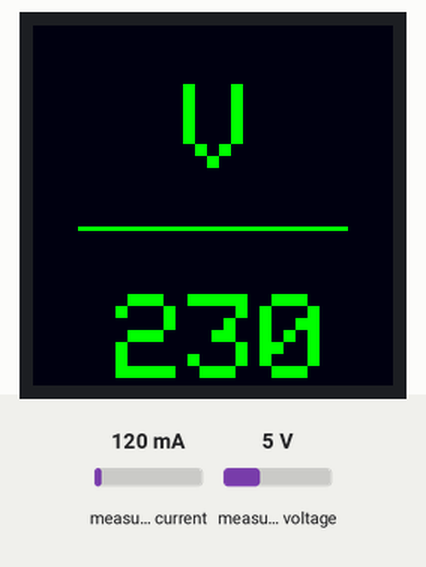
Simulated run of this sketch. Board: ESP32. On the bench: 240×240 colour display. Inputs (shaded band) come from the test bench; at power-on: measured current 120 mA, measured voltage 5 V.

Above: at 1.3 s.
1.4 s: measured current set to 40 mA
At 7.74 s:
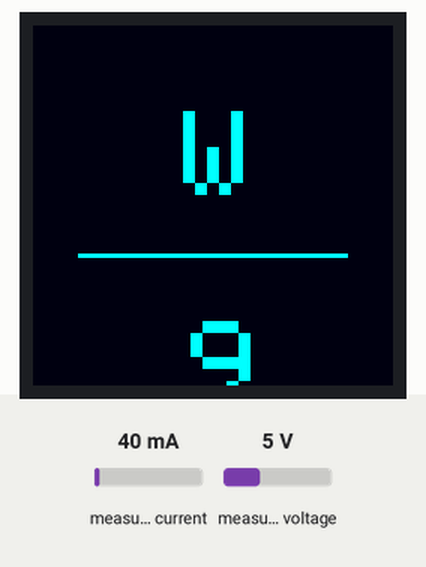
8.9 s: measured voltage set to 0.3 V
At 15.3 s:
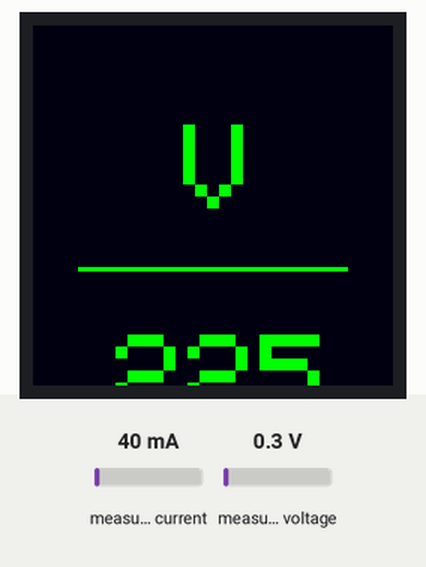
17.2 s: measured current set to 500 mA
At 18.67 s:
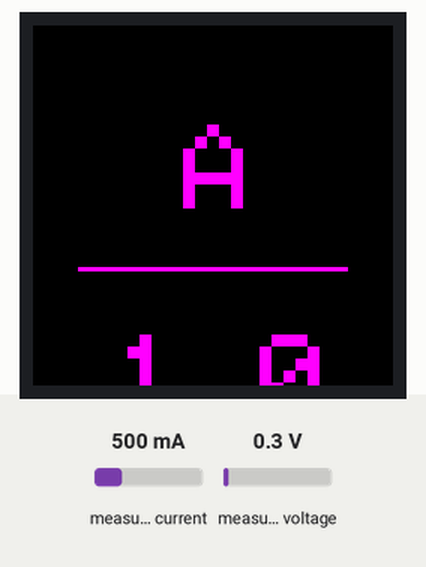
24.7 s: measured voltage set to 3.8 V
At 31.18 s:
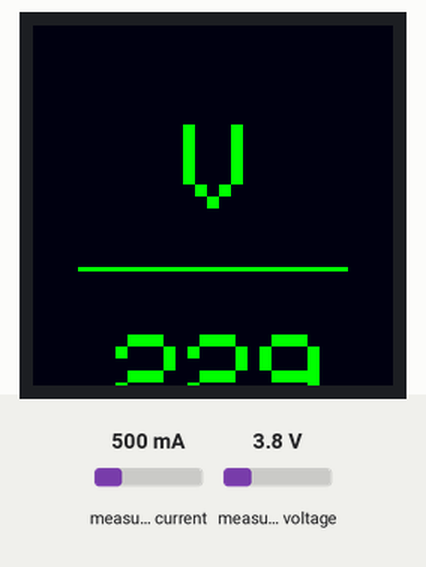

The sketch:

ESP32_PZEM-004T_V3.0.ino
```cpp
/*Измерение мгновенных значений напряжения, силы тока, потребляемой мощности, косинуса фи, расход за час и за месяц электроэнергии и денег*/
/*Значения выводятся на экран 240*240 в режиме скроллинга и отправляются в облачное хранилище*/
#include <Adafruit_GFX.h>
#include <Adafruit_ST7789.h>
#include <SPI.h>

#include <PZEM004Tv30.h>
PZEM004Tv30 pzem(&Serial2);

//Пины
//TFT ST7789
#define TFT_CS    0     //Значение для работы библиотеки, не подключается
#define TFT_MISO  0     //Значение для работы библиотеки, не подключается
#define TFT_RST   5     //RES
#define TFT_DC    23    //DC
#define TFT_MOSI  21    //SDA
#define TFT_SCLK  22    //SCL

//PZEM          ESP32
//+5V           +3.3V
//Rx            IO17 (u2TxD)
//Tx            IO16 (u2RxD)
//GND           GND

Adafruit_ST7789 tft = Adafruit_ST7789(TFT_CS, TFT_DC, TFT_RST);

//Набор цветов
#define BLACK       0x0000
#define NAVY        0x000F
#define DARKGREEN   0x03E0
#define DARKCYAN    0x03EF
#define MAROON      0x7800
#define PURPLE      0x780F
#define OLIVE       0x7BE0
#define LIGHTGREY   0xC618
#define DARKGREY    0x7BEF
#define BLUE        0x001F
#define GREEN       0x07E0
#define CYAN        0x07FF
#define RED         0xF800
#define MAGENTA     0xF81F
#define YELLOW      0xFFE0
#define WHITE       0xFFFF
#define ORANGE      0xFD20
#define GREENYELLOW 0xAFE5
#define PINK        0xF81F

//Флаг начала измерения
bool flag_update = true;
//Цвет заливки экрана, позиции и размер текста для единиц измерения и значений параметров, цвет подчеркивания, номер измеряемого параметра
int color, y_pos = 270, x_pos_1, x_pos_2, text_size_1, text_size_2, color_line, parameter = 0;
//Напряжение, сила тока, мощность, расход электроэнергии, частота, косинус фи
float voltage, current, power, energy, frequency, pf;
//Вспомогательный символьный массив
char myStr[10];
//Строковые значения параметров и единиц измерения
String value, unit;


void setup(void)
{
Serial.begin(115200);
//Инициализация экрана
SPI.begin(TFT_SCLK, TFT_MISO, TFT_MOSI);
tft.init(240, 240, SPI_MODE3);
tft.setRotation(2);
tft.setTextWrap(0);
}


void loop()
{
if (flag_update)
{
  flag_update = false;
  if (parameter>=4) parameter =0;
  switch (parameter)
  {
    //Напряжение
    case 0:
      Preset (0, 0, 16, GREEN);
      voltage = round(pzem.voltage());
      //Значение для отладки
      //voltage = round(220.5);
      if (voltage >= 100 && voltage <= 400) {value = String(int(voltage)); text_size_2 = 8; x_pos_2 = 55;} else Print_NaN();
      unit = "V";
      text_size_1 = 8;
      x_pos_1 = 100;
      break;

    //Сила тока
    case 1:
      Preset (0, 0, 0, PINK);
      current = round(pzem.current());
      //Значение для отладки
      //current = round(0.9*10)/10.0;
      if (current >= 0.0 && current <= 99.0) {dtostrf(current, 3, 1, myStr);  value = String(myStr);  text_size_2 = 8; (current < 10.0) ? x_pos_2 = 55 : x_pos_2 = 30;} else Print_NaN();
      unit = "A";
      text_size_1 = 8;
      x_pos_1 = 100;
      break;

    //Мгновенная мощность
    case 2:
      Preset (0, 0, 16, CYAN);
      power = round(pzem.power());
      //Значение для отладки
      //power = round(9000);
      if (power >= 0 && power < 10000) {value = String(int(power)); text_size_2 = 8; if (power < 10.0) x_pos_2 = 105; else if (power < 100.0) x_pos_2 = 80; else if (power < 1000.0) x_pos_2 = 55; else x_pos_2 = 35;} else Print_NaN();
      unit = "W";
      text_size_1 = 8;
      x_pos_1 = 100;
      break;

    //Косинус фи
    case 3:
      Preset (0, 0, 0, YELLOW);
      pf = pzem.pf();
      //Значение для отладки
      //pf = 0.98;
      if (pf >= 0.0 && pf <= 2.0) {value = pf; text_size_2 = 8; x_pos_2 = 30;} else Print_NaN();
      unit = "cos";
      text_size_1 = 8;
      x_pos_1 = 50;
      break;
  }
}


/*Скроллинг на один пиксель вверх за один цикл loop()*/
//Единица измерения
tft.setTextSize(text_size_1);
tft.setCursor(x_pos_1, y_pos);
tft.print (unit);
//Линия подчеркивания
tft.drawFastHLine(30, y_pos + 95, 180, color_line);
//Значение параметра
tft.setTextSize(text_size_2);
tft.setCursor(x_pos_2, y_pos + 140);
tft.print (value);
//Стирающий снизу прямоугольник
tft.drawRect(10, y_pos + 98, 210, 5, color);
//Уменьшение координаты по y
y_pos--;
//Сброс координаты вниз, начало нового цикла измерения и скроллинга
if (y_pos < -200) {y_pos = 240; parameter ++; flag_update = true;}


}

void Preset (int r, int g, int b, int line)
  {
  color = tft.color565(r, g, b);
  tft.fillScreen(color);
  tft.setTextColor(line, color);
  color_line = line;
  }

void Print_NaN ()
  {
  value = "NaN";
  text_size_2 = 7;
  x_pos_2 = 60;
  }
```
